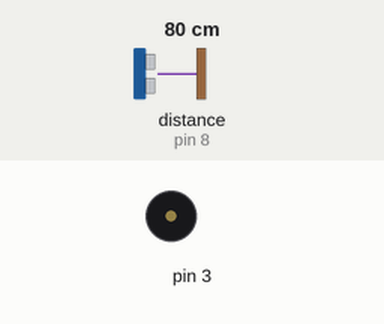
The sketch below on a simulated Arduino Uno, built with avr-gcc and run on an emulated ATmega328P. On the bench: buzzer (waves = sounding). The inputs (shaded band) are chosen by the test bench; at power-on: distance to the obstacle (sensor on pin 8) 80 cm. The echo pulse lasts 58.3 µs per cm.

Above: at 2.8 s.
2.9 s: distance to the obstacle (sensor on pin 8) set to 2 cm
At 4.16 s:
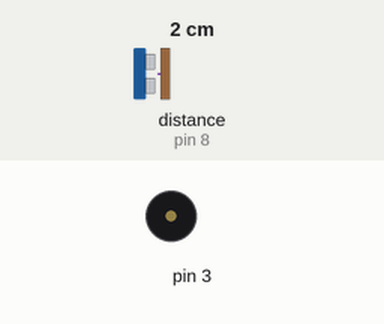
6.4 s: distance to the obstacle (sensor on pin 8) set to 18 cm
At 6.72 s:
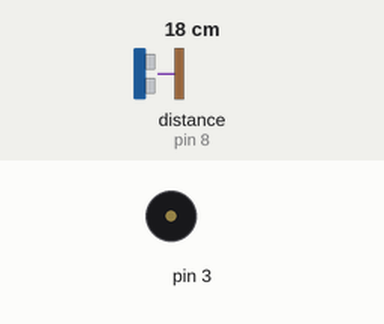
Timing chart, 0 to 15.9 s (numbered marks = the images above; inputs shaded):
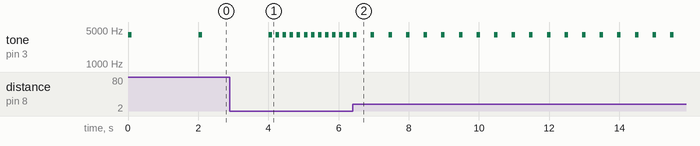

The sketch:

sensorEstacionamentoComDelay.ino
```cpp
#include <Ultrasonic.h>
Ultrasonic ultrasonic(9,8); // (Trig PIN,Echo PIN)

void setup() {}

void loop(){
  float medida = ultrasonic.Ranging(CM);
  tone(3, 4000, 100);
  if(medida >= 40){
     delay(2000);
  }else if(medida >= 30){
     delay(1500);
  }else if(medida >= 20){
     delay(1000);
  }else if(medida >= 10){
     delay(500);
  }else{
     delay(200);
  }
}
```

Measured:
- after the input at 2.9 s, tone on pin 3: alternates 4000 Hz for 0.10 s and silent for 0.10 s, starting after 1.3 s
- after the input at 6.4 s, tone on pin 3: alternates 4000 Hz for 0.10 s and silent for 0.40 s, starting after 0.52 s
- by itself, tone on pin 3: alternates 4000 Hz for 0.10 s and silent for 1.9 s
